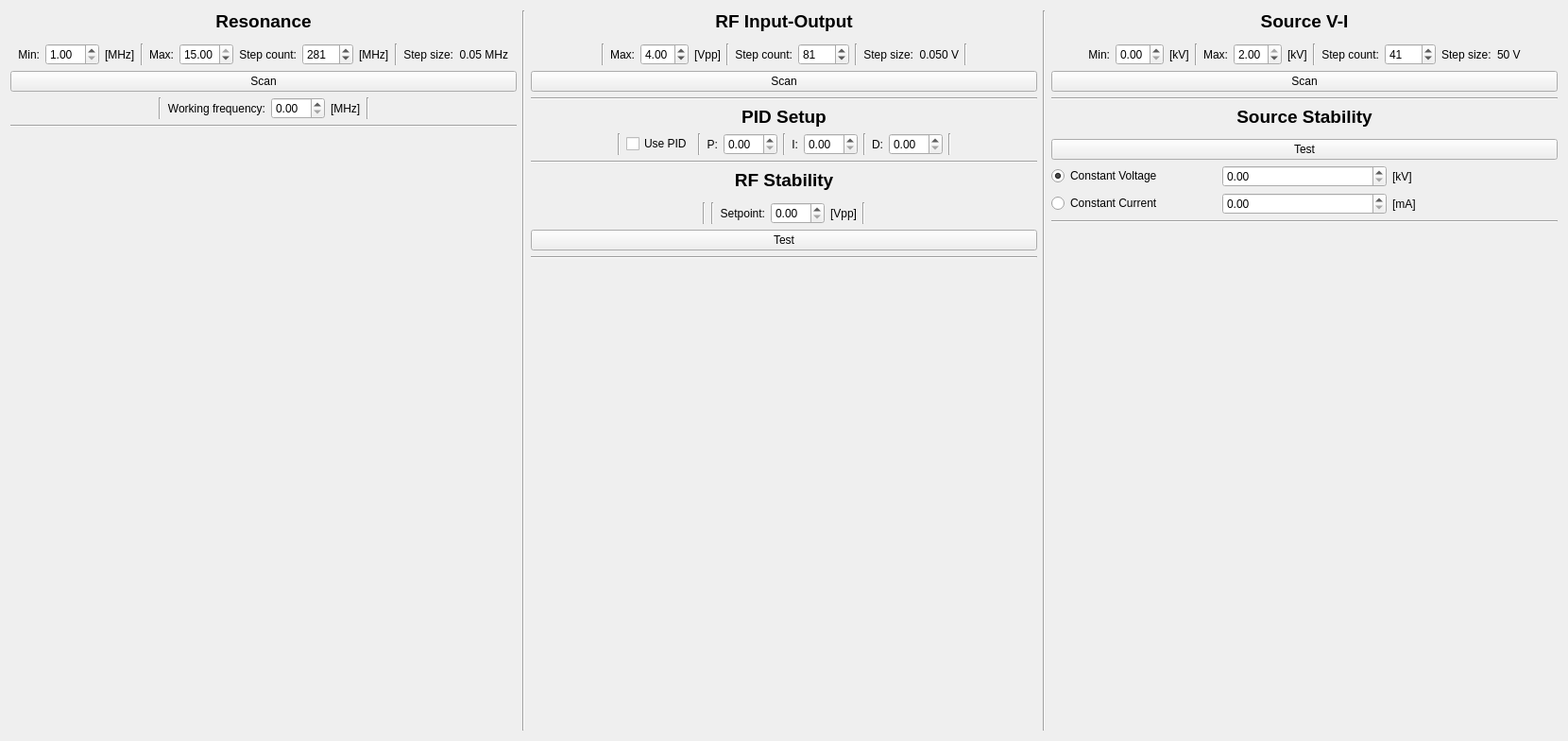
<?xml version="1.0" encoding="UTF-8"?>
<ui version="4.0">
 <class>diagnostic_view</class>
 <widget class="QWidget" name="diagnostic_view">
  <property name="geometry">
   <rect>
    <x>0</x>
    <y>0</y>
    <width>1660</width>
    <height>784</height>
   </rect>
  </property>
  <property name="windowTitle">
   <string>Form</string>
  </property>
  <layout class="QHBoxLayout" name="horizontalLayout" stretch="1,0,1,0,1">
   <item>
    <layout class="QVBoxLayout" name="verticalLayout_2" stretch="0,0,0,0,0,0,0">
     <item>
      <widget class="QLabel" name="label">
       <property name="text">
        <string>&lt;html&gt;&lt;head/&gt;&lt;body&gt;&lt;p&gt;&lt;span style=&quot; font-size:14pt; font-weight:600;&quot;&gt;Resonance&lt;/span&gt;&lt;/p&gt;&lt;/body&gt;&lt;/html&gt;</string>
       </property>
       <property name="textFormat">
        <enum>Qt::AutoText</enum>
       </property>
       <property name="scaledContents">
        <bool>false</bool>
       </property>
       <property name="alignment">
        <set>Qt::AlignCenter</set>
       </property>
      </widget>
     </item>
     <item>
      <widget class="QWidget" name="resonance_chart" native="true">
       <property name="sizePolicy">
        <sizepolicy hsizetype="Preferred" vsizetype="Preferred">
         <horstretch>0</horstretch>
         <verstretch>0</verstretch>
        </sizepolicy>
       </property>
      </widget>
     </item>
     <item>
      <layout class="QHBoxLayout" name="horizontalLayout_2">
       <item>
        <spacer name="horizontalSpacer_6">
         <property name="orientation">
          <enum>Qt::Horizontal</enum>
         </property>
         <property name="sizeHint" stdset="0">
          <size>
           <width>40</width>
           <height>20</height>
          </size>
         </property>
        </spacer>
       </item>
       <item>
        <widget class="QLabel" name="label_5">
         <property name="text">
          <string>Min:</string>
         </property>
         <property name="alignment">
          <set>Qt::AlignRight|Qt::AlignTrailing|Qt::AlignVCenter</set>
         </property>
        </widget>
       </item>
       <item>
        <widget class="QDoubleSpinBox" name="min_frequency_spinbox">
         <property name="minimum">
          <double>1.000000000000000</double>
         </property>
         <property name="maximum">
          <double>15.000000000000000</double>
         </property>
        </widget>
       </item>
       <item>
        <widget class="QLabel" name="label_6">
         <property name="text">
          <string>[MHz]</string>
         </property>
        </widget>
       </item>
       <item>
        <widget class="Line" name="line">
         <property name="orientation">
          <enum>Qt::Vertical</enum>
         </property>
        </widget>
       </item>
       <item>
        <widget class="QLabel" name="label_4">
         <property name="text">
          <string>Max:</string>
         </property>
         <property name="alignment">
          <set>Qt::AlignRight|Qt::AlignTrailing|Qt::AlignVCenter</set>
         </property>
        </widget>
       </item>
       <item>
        <widget class="QDoubleSpinBox" name="max_frequency_spinbox">
         <property name="minimum">
          <double>1.000000000000000</double>
         </property>
         <property name="maximum">
          <double>15.000000000000000</double>
         </property>
         <property name="value">
          <double>15.000000000000000</double>
         </property>
        </widget>
       </item>
       <item>
        <widget class="QLabel" name="label_8">
         <property name="text">
          <string>Step count:</string>
         </property>
         <property name="alignment">
          <set>Qt::AlignRight|Qt::AlignTrailing|Qt::AlignVCenter</set>
         </property>
        </widget>
       </item>
       <item>
        <widget class="QSpinBox" name="frequency_steps_spinbox">
         <property name="minimum">
          <number>1</number>
         </property>
         <property name="maximum">
          <number>1000</number>
         </property>
         <property name="value">
          <number>281</number>
         </property>
        </widget>
       </item>
       <item>
        <widget class="QLabel" name="label_7">
         <property name="text">
          <string>[MHz]</string>
         </property>
        </widget>
       </item>
       <item>
        <widget class="Line" name="line_11">
         <property name="orientation">
          <enum>Qt::Vertical</enum>
         </property>
        </widget>
       </item>
       <item>
        <widget class="QLabel" name="label_14">
         <property name="text">
          <string>Step size:</string>
         </property>
         <property name="alignment">
          <set>Qt::AlignRight|Qt::AlignTrailing|Qt::AlignVCenter</set>
         </property>
        </widget>
       </item>
       <item>
        <widget class="QLabel" name="frequency_step_size_label">
         <property name="text">
          <string>0.05 MHz</string>
         </property>
         <property name="alignment">
          <set>Qt::AlignRight|Qt::AlignTrailing|Qt::AlignVCenter</set>
         </property>
        </widget>
       </item>
       <item>
        <spacer name="horizontalSpacer">
         <property name="orientation">
          <enum>Qt::Horizontal</enum>
         </property>
         <property name="sizeHint" stdset="0">
          <size>
           <width>40</width>
           <height>20</height>
          </size>
         </property>
        </spacer>
       </item>
      </layout>
     </item>
     <item>
      <widget class="QPushButton" name="resonance_scan_button">
       <property name="text">
        <string>Scan</string>
       </property>
      </widget>
     </item>
     <item>
      <layout class="QHBoxLayout" name="horizontalLayout_5">
       <item>
        <spacer name="horizontalSpacer_5">
         <property name="orientation">
          <enum>Qt::Horizontal</enum>
         </property>
         <property name="sizeHint" stdset="0">
          <size>
           <width>40</width>
           <height>20</height>
          </size>
         </property>
        </spacer>
       </item>
       <item>
        <widget class="Line" name="line_8">
         <property name="orientation">
          <enum>Qt::Vertical</enum>
         </property>
        </widget>
       </item>
       <item>
        <widget class="QLabel" name="label_12">
         <property name="text">
          <string>Working frequency:</string>
         </property>
         <property name="alignment">
          <set>Qt::AlignRight|Qt::AlignTrailing|Qt::AlignVCenter</set>
         </property>
        </widget>
       </item>
       <item>
        <widget class="QDoubleSpinBox" name="working_frequency_spinbox"/>
       </item>
       <item>
        <widget class="QLabel" name="label_13">
         <property name="text">
          <string>[MHz]</string>
         </property>
        </widget>
       </item>
       <item>
        <widget class="Line" name="line_7">
         <property name="orientation">
          <enum>Qt::Vertical</enum>
         </property>
        </widget>
       </item>
       <item>
        <spacer name="horizontalSpacer_3">
         <property name="orientation">
          <enum>Qt::Horizontal</enum>
         </property>
         <property name="sizeHint" stdset="0">
          <size>
           <width>40</width>
           <height>20</height>
          </size>
         </property>
        </spacer>
       </item>
      </layout>
     </item>
     <item>
      <widget class="Line" name="line_14">
       <property name="orientation">
        <enum>Qt::Horizontal</enum>
       </property>
      </widget>
     </item>
     <item>
      <spacer name="verticalSpacer">
       <property name="orientation">
        <enum>Qt::Vertical</enum>
       </property>
       <property name="sizeHint" stdset="0">
        <size>
         <width>20</width>
         <height>40</height>
        </size>
       </property>
      </spacer>
     </item>
    </layout>
   </item>
   <item>
    <widget class="Line" name="line_2">
     <property name="orientation">
      <enum>Qt::Vertical</enum>
     </property>
    </widget>
   </item>
   <item>
    <layout class="QVBoxLayout" name="verticalLayout">
     <item>
      <widget class="QLabel" name="label_2">
       <property name="text">
        <string>&lt;html&gt;&lt;head/&gt;&lt;body&gt;&lt;p&gt;&lt;span style=&quot; font-size:14pt; font-weight:600;&quot;&gt;RF Input-Output&lt;/span&gt;&lt;/p&gt;&lt;/body&gt;&lt;/html&gt;</string>
       </property>
       <property name="alignment">
        <set>Qt::AlignCenter</set>
       </property>
      </widget>
     </item>
     <item>
      <widget class="QWidget" name="rf_chart" native="true"/>
     </item>
     <item>
      <layout class="QHBoxLayout" name="horizontalLayout_4">
       <item>
        <spacer name="horizontalSpacer_7">
         <property name="orientation">
          <enum>Qt::Horizontal</enum>
         </property>
         <property name="sizeHint" stdset="0">
          <size>
           <width>40</width>
           <height>20</height>
          </size>
         </property>
        </spacer>
       </item>
       <item>
        <widget class="Line" name="line_21">
         <property name="orientation">
          <enum>Qt::Vertical</enum>
         </property>
        </widget>
       </item>
       <item>
        <widget class="QLabel" name="label_9">
         <property name="text">
          <string>Max:</string>
         </property>
         <property name="alignment">
          <set>Qt::AlignRight|Qt::AlignTrailing|Qt::AlignVCenter</set>
         </property>
        </widget>
       </item>
       <item>
        <widget class="QDoubleSpinBox" name="rf_max_spinbox">
         <property name="maximum">
          <double>6.000000000000000</double>
         </property>
         <property name="value">
          <double>4.000000000000000</double>
         </property>
        </widget>
       </item>
       <item>
        <widget class="QLabel" name="label_11">
         <property name="text">
          <string>[Vpp]</string>
         </property>
        </widget>
       </item>
       <item>
        <widget class="Line" name="line_22">
         <property name="orientation">
          <enum>Qt::Vertical</enum>
         </property>
        </widget>
       </item>
       <item>
        <widget class="QLabel" name="label_10">
         <property name="text">
          <string>Step count:</string>
         </property>
         <property name="alignment">
          <set>Qt::AlignRight|Qt::AlignTrailing|Qt::AlignVCenter</set>
         </property>
        </widget>
       </item>
       <item>
        <widget class="QSpinBox" name="rf_step_count_spinbox">
         <property name="maximum">
          <number>1000</number>
         </property>
         <property name="value">
          <number>81</number>
         </property>
        </widget>
       </item>
       <item>
        <widget class="Line" name="line_23">
         <property name="orientation">
          <enum>Qt::Vertical</enum>
         </property>
        </widget>
       </item>
       <item>
        <widget class="QLabel" name="label_29">
         <property name="text">
          <string>Step size:</string>
         </property>
         <property name="alignment">
          <set>Qt::AlignRight|Qt::AlignTrailing|Qt::AlignVCenter</set>
         </property>
        </widget>
       </item>
       <item>
        <widget class="QLabel" name="rf_step_size_label">
         <property name="text">
          <string>0.050 V</string>
         </property>
         <property name="alignment">
          <set>Qt::AlignRight|Qt::AlignTrailing|Qt::AlignVCenter</set>
         </property>
        </widget>
       </item>
       <item>
        <widget class="Line" name="line_24">
         <property name="orientation">
          <enum>Qt::Vertical</enum>
         </property>
        </widget>
       </item>
       <item>
        <spacer name="horizontalSpacer_8">
         <property name="orientation">
          <enum>Qt::Horizontal</enum>
         </property>
         <property name="sizeHint" stdset="0">
          <size>
           <width>40</width>
           <height>20</height>
          </size>
         </property>
        </spacer>
       </item>
      </layout>
     </item>
     <item>
      <widget class="QPushButton" name="rf_scan_button">
       <property name="text">
        <string>Scan</string>
       </property>
      </widget>
     </item>
     <item>
      <widget class="Line" name="line_5">
       <property name="orientation">
        <enum>Qt::Horizontal</enum>
       </property>
      </widget>
     </item>
     <item>
      <widget class="QLabel" name="label_24">
       <property name="text">
        <string>&lt;html&gt;&lt;head/&gt;&lt;body&gt;&lt;p&gt;&lt;span style=&quot; font-size:14pt; font-weight:600;&quot;&gt;PID Setup&lt;/span&gt;&lt;/p&gt;&lt;/body&gt;&lt;/html&gt;</string>
       </property>
       <property name="alignment">
        <set>Qt::AlignCenter</set>
       </property>
      </widget>
     </item>
     <item>
      <layout class="QHBoxLayout" name="horizontalLayout_13">
       <item>
        <spacer name="horizontalSpacer_2">
         <property name="orientation">
          <enum>Qt::Horizontal</enum>
         </property>
         <property name="sizeHint" stdset="0">
          <size>
           <width>40</width>
           <height>20</height>
          </size>
         </property>
        </spacer>
       </item>
       <item>
        <widget class="Line" name="line_16">
         <property name="orientation">
          <enum>Qt::Vertical</enum>
         </property>
        </widget>
       </item>
       <item>
        <widget class="QCheckBox" name="use_pid_checkbox">
         <property name="text">
          <string>Use PID</string>
         </property>
        </widget>
       </item>
       <item>
        <widget class="Line" name="line_12">
         <property name="orientation">
          <enum>Qt::Vertical</enum>
         </property>
        </widget>
       </item>
       <item>
        <widget class="QLabel" name="label_25">
         <property name="text">
          <string>P:</string>
         </property>
         <property name="alignment">
          <set>Qt::AlignRight|Qt::AlignTrailing|Qt::AlignVCenter</set>
         </property>
        </widget>
       </item>
       <item>
        <widget class="QDoubleSpinBox" name="pid_p_spinbox"/>
       </item>
       <item>
        <widget class="Line" name="line_9">
         <property name="orientation">
          <enum>Qt::Vertical</enum>
         </property>
        </widget>
       </item>
       <item>
        <widget class="QLabel" name="pid_i_label">
         <property name="text">
          <string>I:</string>
         </property>
         <property name="alignment">
          <set>Qt::AlignRight|Qt::AlignTrailing|Qt::AlignVCenter</set>
         </property>
        </widget>
       </item>
       <item>
        <widget class="QDoubleSpinBox" name="pid_i_spinbox"/>
       </item>
       <item>
        <widget class="Line" name="line_10">
         <property name="orientation">
          <enum>Qt::Vertical</enum>
         </property>
        </widget>
       </item>
       <item>
        <widget class="QLabel" name="pid_d_label">
         <property name="text">
          <string>D:</string>
         </property>
         <property name="alignment">
          <set>Qt::AlignRight|Qt::AlignTrailing|Qt::AlignVCenter</set>
         </property>
        </widget>
       </item>
       <item>
        <widget class="QDoubleSpinBox" name="pid_d_spinbox"/>
       </item>
       <item>
        <widget class="Line" name="line_17">
         <property name="orientation">
          <enum>Qt::Vertical</enum>
         </property>
        </widget>
       </item>
       <item>
        <spacer name="horizontalSpacer_4">
         <property name="orientation">
          <enum>Qt::Horizontal</enum>
         </property>
         <property name="sizeHint" stdset="0">
          <size>
           <width>40</width>
           <height>20</height>
          </size>
         </property>
        </spacer>
       </item>
      </layout>
     </item>
     <item>
      <widget class="Line" name="line_6">
       <property name="orientation">
        <enum>Qt::Horizontal</enum>
       </property>
      </widget>
     </item>
     <item>
      <widget class="QLabel" name="label_32">
       <property name="text">
        <string>&lt;html&gt;&lt;head/&gt;&lt;body&gt;&lt;p&gt;&lt;span style=&quot; font-size:14pt; font-weight:600;&quot;&gt;RF Stability&lt;/span&gt;&lt;/p&gt;&lt;/body&gt;&lt;/html&gt;</string>
       </property>
       <property name="alignment">
        <set>Qt::AlignCenter</set>
       </property>
      </widget>
     </item>
     <item>
      <widget class="QWidget" name="rf_stability_chart" native="true"/>
     </item>
     <item>
      <layout class="QHBoxLayout" name="horizontalLayout_10">
       <item>
        <spacer name="horizontalSpacer_13">
         <property name="orientation">
          <enum>Qt::Horizontal</enum>
         </property>
         <property name="sizeHint" stdset="0">
          <size>
           <width>40</width>
           <height>20</height>
          </size>
         </property>
        </spacer>
       </item>
       <item>
        <widget class="Line" name="line_18">
         <property name="orientation">
          <enum>Qt::Vertical</enum>
         </property>
        </widget>
       </item>
       <item>
        <widget class="Line" name="line_19">
         <property name="orientation">
          <enum>Qt::Vertical</enum>
         </property>
        </widget>
       </item>
       <item>
        <widget class="QLabel" name="label_33">
         <property name="text">
          <string>Setpoint:</string>
         </property>
         <property name="alignment">
          <set>Qt::AlignRight|Qt::AlignTrailing|Qt::AlignVCenter</set>
         </property>
        </widget>
       </item>
       <item>
        <widget class="QDoubleSpinBox" name="rf_setpoint_spinbox"/>
       </item>
       <item>
        <widget class="QLabel" name="label_34">
         <property name="text">
          <string>[Vpp]</string>
         </property>
        </widget>
       </item>
       <item>
        <widget class="Line" name="line_20">
         <property name="orientation">
          <enum>Qt::Vertical</enum>
         </property>
        </widget>
       </item>
       <item>
        <spacer name="horizontalSpacer_14">
         <property name="orientation">
          <enum>Qt::Horizontal</enum>
         </property>
         <property name="sizeHint" stdset="0">
          <size>
           <width>40</width>
           <height>20</height>
          </size>
         </property>
        </spacer>
       </item>
      </layout>
     </item>
     <item>
      <widget class="QPushButton" name="rf_test_button">
       <property name="text">
        <string>Test</string>
       </property>
      </widget>
     </item>
     <item>
      <widget class="Line" name="line_15">
       <property name="orientation">
        <enum>Qt::Horizontal</enum>
       </property>
      </widget>
     </item>
     <item>
      <spacer name="verticalSpacer_2">
       <property name="orientation">
        <enum>Qt::Vertical</enum>
       </property>
       <property name="sizeHint" stdset="0">
        <size>
         <width>20</width>
         <height>40</height>
        </size>
       </property>
      </spacer>
     </item>
    </layout>
   </item>
   <item>
    <widget class="Line" name="line_3">
     <property name="orientation">
      <enum>Qt::Vertical</enum>
     </property>
    </widget>
   </item>
   <item>
    <layout class="QVBoxLayout" name="verticalLayout_3">
     <item>
      <widget class="QLabel" name="label_3">
       <property name="text">
        <string>&lt;html&gt;&lt;head/&gt;&lt;body&gt;&lt;p&gt;&lt;span style=&quot; font-size:14pt; font-weight:600;&quot;&gt;Source V-I&lt;/span&gt;&lt;/p&gt;&lt;/body&gt;&lt;/html&gt;</string>
       </property>
       <property name="alignment">
        <set>Qt::AlignCenter</set>
       </property>
      </widget>
     </item>
     <item>
      <widget class="QWidget" name="source_chart" native="true"/>
     </item>
     <item>
      <layout class="QHBoxLayout" name="horizontalLayout_7">
       <item>
        <spacer name="horizontalSpacer_9">
         <property name="orientation">
          <enum>Qt::Horizontal</enum>
         </property>
         <property name="sizeHint" stdset="0">
          <size>
           <width>40</width>
           <height>20</height>
          </size>
         </property>
        </spacer>
       </item>
       <item>
        <spacer name="horizontalSpacer_15">
         <property name="orientation">
          <enum>Qt::Horizontal</enum>
         </property>
         <property name="sizeHint" stdset="0">
          <size>
           <width>40</width>
           <height>20</height>
          </size>
         </property>
        </spacer>
       </item>
       <item>
        <widget class="QLabel" name="label_17">
         <property name="text">
          <string>Min:</string>
         </property>
         <property name="alignment">
          <set>Qt::AlignRight|Qt::AlignTrailing|Qt::AlignVCenter</set>
         </property>
        </widget>
       </item>
       <item>
        <widget class="QDoubleSpinBox" name="source_min_spinbox">
         <property name="minimum">
          <double>0.000000000000000</double>
         </property>
         <property name="maximum">
          <double>2.000000000000000</double>
         </property>
         <property name="singleStep">
          <double>0.100000000000000</double>
         </property>
        </widget>
       </item>
       <item>
        <widget class="QLabel" name="label_18">
         <property name="text">
          <string>[kV]</string>
         </property>
        </widget>
       </item>
       <item>
        <widget class="Line" name="line_13">
         <property name="orientation">
          <enum>Qt::Vertical</enum>
         </property>
        </widget>
       </item>
       <item>
        <widget class="QLabel" name="label_16">
         <property name="text">
          <string>Max:</string>
         </property>
         <property name="alignment">
          <set>Qt::AlignRight|Qt::AlignTrailing|Qt::AlignVCenter</set>
         </property>
        </widget>
       </item>
       <item>
        <widget class="QDoubleSpinBox" name="source_max_spinbox">
         <property name="maximum">
          <double>2.000000000000000</double>
         </property>
         <property name="singleStep">
          <double>0.100000000000000</double>
         </property>
         <property name="value">
          <double>2.000000000000000</double>
         </property>
        </widget>
       </item>
       <item>
        <widget class="QLabel" name="label_19">
         <property name="text">
          <string>[kV]</string>
         </property>
        </widget>
       </item>
       <item>
        <widget class="Line" name="line_25">
         <property name="orientation">
          <enum>Qt::Vertical</enum>
         </property>
        </widget>
       </item>
       <item>
        <widget class="QLabel" name="label_20">
         <property name="text">
          <string>Step count:</string>
         </property>
         <property name="alignment">
          <set>Qt::AlignRight|Qt::AlignTrailing|Qt::AlignVCenter</set>
         </property>
        </widget>
       </item>
       <item>
        <widget class="QSpinBox" name="source_steps_spinbox">
         <property name="maximum">
          <number>1000</number>
         </property>
         <property name="value">
          <number>41</number>
         </property>
        </widget>
       </item>
       <item>
        <widget class="QLabel" name="label_15">
         <property name="text">
          <string>Step size:</string>
         </property>
        </widget>
       </item>
       <item>
        <widget class="QLabel" name="source_step_size_label">
         <property name="text">
          <string>50 V</string>
         </property>
        </widget>
       </item>
       <item>
        <spacer name="horizontalSpacer_16">
         <property name="orientation">
          <enum>Qt::Horizontal</enum>
         </property>
         <property name="sizeHint" stdset="0">
          <size>
           <width>40</width>
           <height>20</height>
          </size>
         </property>
        </spacer>
       </item>
       <item>
        <spacer name="horizontalSpacer_10">
         <property name="orientation">
          <enum>Qt::Horizontal</enum>
         </property>
         <property name="sizeHint" stdset="0">
          <size>
           <width>40</width>
           <height>20</height>
          </size>
         </property>
        </spacer>
       </item>
      </layout>
     </item>
     <item>
      <widget class="QPushButton" name="source_scan_button">
       <property name="text">
        <string>Scan</string>
       </property>
      </widget>
     </item>
     <item>
      <widget class="Line" name="line_4">
       <property name="orientation">
        <enum>Qt::Horizontal</enum>
       </property>
      </widget>
     </item>
     <item>
      <widget class="QLabel" name="label_23">
       <property name="text">
        <string>&lt;html&gt;&lt;head/&gt;&lt;body&gt;&lt;p&gt;&lt;span style=&quot; font-size:14pt; font-weight:600;&quot;&gt;Source Stability&lt;/span&gt;&lt;/p&gt;&lt;/body&gt;&lt;/html&gt;</string>
       </property>
       <property name="alignment">
        <set>Qt::AlignCenter</set>
       </property>
      </widget>
     </item>
     <item>
      <widget class="QWidget" name="source_stability_chart" native="true"/>
     </item>
     <item>
      <widget class="QPushButton" name="source_test_button">
       <property name="text">
        <string>Test</string>
       </property>
      </widget>
     </item>
     <item>
      <layout class="QHBoxLayout" name="horizontalLayout_9">
       <item>
        <widget class="QRadioButton" name="cv_radiobutton">
         <property name="text">
          <string>Constant Voltage</string>
         </property>
         <property name="checked">
          <bool>true</bool>
         </property>
         <attribute name="buttonGroup">
          <string notr="true">source_buttongroup</string>
         </attribute>
        </widget>
       </item>
       <item>
        <widget class="QDoubleSpinBox" name="source_voltage_spinbox"/>
       </item>
       <item>
        <widget class="QLabel" name="label_21">
         <property name="text">
          <string>[kV]</string>
         </property>
        </widget>
       </item>
      </layout>
     </item>
     <item>
      <layout class="QHBoxLayout" name="horizontalLayout_11">
       <item>
        <widget class="QRadioButton" name="cc_radiobutton">
         <property name="enabled">
          <bool>true</bool>
         </property>
         <property name="text">
          <string>Constant Current</string>
         </property>
         <property name="checkable">
          <bool>true</bool>
         </property>
         <attribute name="buttonGroup">
          <string notr="true">source_buttongroup</string>
         </attribute>
        </widget>
       </item>
       <item>
        <widget class="QDoubleSpinBox" name="source_current_spinbox"/>
       </item>
       <item>
        <widget class="QLabel" name="label_22">
         <property name="text">
          <string>[mA]</string>
         </property>
        </widget>
       </item>
      </layout>
     </item>
     <item>
      <widget class="Line" name="line_26">
       <property name="orientation">
        <enum>Qt::Horizontal</enum>
       </property>
      </widget>
     </item>
     <item>
      <spacer name="verticalSpacer_3">
       <property name="orientation">
        <enum>Qt::Vertical</enum>
       </property>
       <property name="sizeHint" stdset="0">
        <size>
         <width>20</width>
         <height>40</height>
        </size>
       </property>
      </spacer>
     </item>
    </layout>
   </item>
  </layout>
 </widget>
 <resources/>
 <connections/>
 <buttongroups>
  <buttongroup name="source_buttongroup"/>
 </buttongroups>
</ui>
